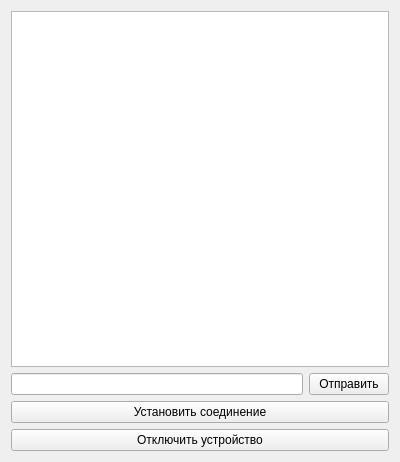
<?xml version="1.0" encoding="UTF-8"?>
<ui version="4.0">
 <class>Form_Client</class>
 <widget class="QWidget" name="Form_Client">
  <property name="geometry">
   <rect>
    <x>0</x>
    <y>0</y>
    <width>400</width>
    <height>462</height>
   </rect>
  </property>
  <property name="windowTitle">
   <string>Клиент</string>
  </property>
  <layout class="QGridLayout" name="gridLayout">
   <item row="0" column="0" colspan="2">
    <widget class="QTextEdit" name="te_Log"/>
   </item>
   <item row="1" column="0">
    <widget class="QLineEdit" name="le_Command"/>
   </item>
   <item row="1" column="1">
    <widget class="QPushButton" name="pb_Send">
     <property name="text">
      <string>Отправить</string>
     </property>
    </widget>
   </item>
   <item row="2" column="0" colspan="2">
    <widget class="QPushButton" name="pb_Connection">
     <property name="text">
      <string>Установить соединение</string>
     </property>
    </widget>
   </item>
   <item row="3" column="0" colspan="2">
    <widget class="QPushButton" name="pb_Disconnect">
     <property name="text">
      <string>Отключить устройство</string>
     </property>
    </widget>
   </item>
  </layout>
 </widget>
 <resources/>
 <connections/>
</ui>
